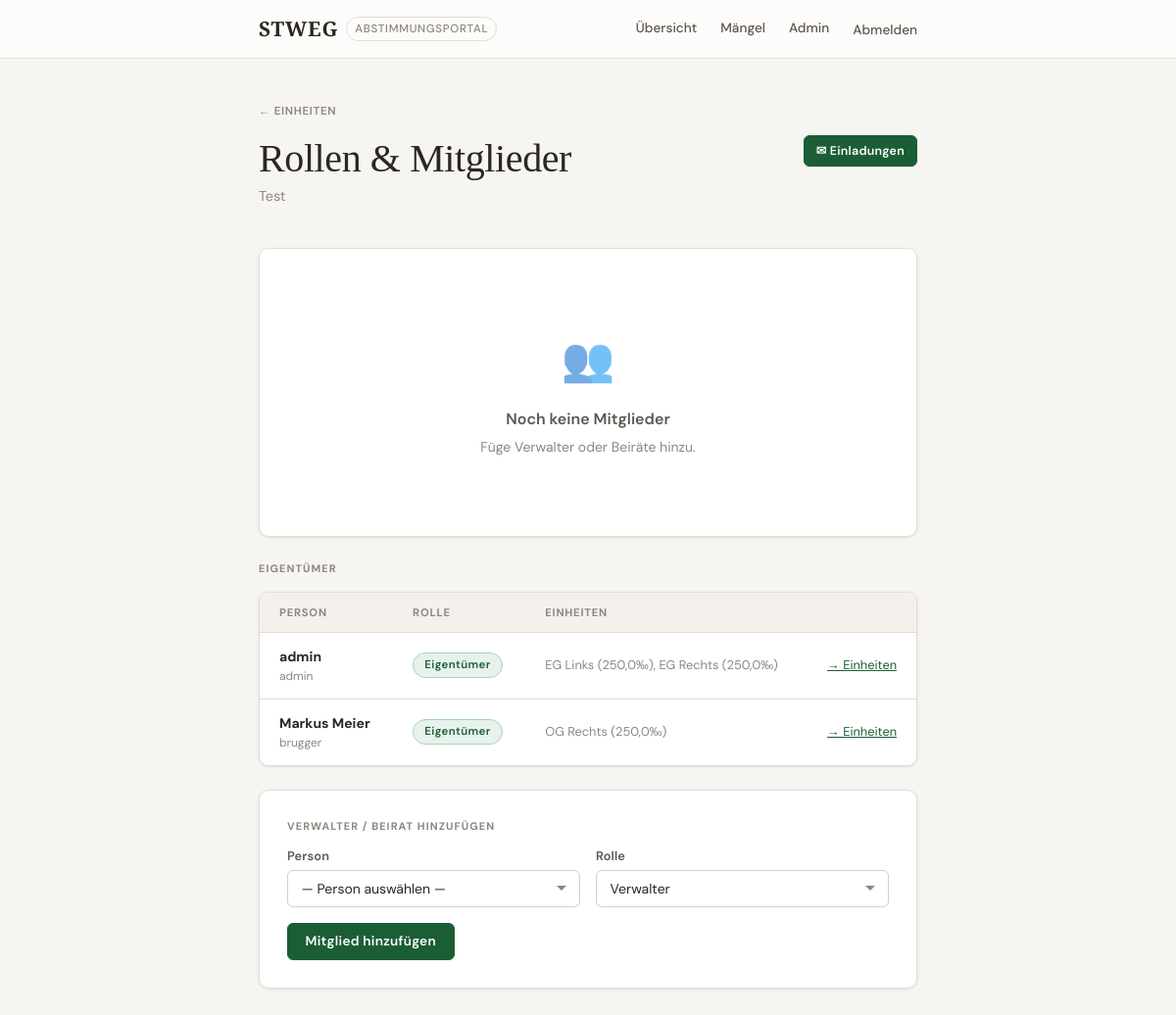
Page /community/1/mitglieder/ (signed in) on the committed database.
### voting/models.py (models this page shows, shortened)
class Community(models.Model):
    name       = models.CharField(max_length=200)
    address    = models.TextField()
    created_at = models.DateTimeField(auto_now_add=True)
    created_by = models.ForeignKey(
        User, on_delete=models.SET_NULL, null=True, blank=True,
        related_name='created_communities',
    )
    quorum = models.DecimalField(
        max_digits=5, decimal_places=1, default=Decimal('0'),
        verbose_name="Quorum (‰)",
        help_text="Mindest-Beteiligung in Wertquoten ‰ für gültige Abstimmung (0 = kein Quorum)",
    )
    def is_admin(self, user):
        return (
            self.created_by == user
            or user.is_staff
            or self.memberships.filter(
                user=user, role=CommunityMembership.Role.MANAGER
            ).exists()
        )
    class Meta:
        verbose_name        = "Gemeinschaft"
        verbose_name_plural = "Gemeinschaften"

class Unit(models.Model):
    community   = models.ForeignKey(Community, on_delete=models.CASCADE, related_name='units')
    owner       = models.ForeignKey(
        User, on_delete=models.SET_NULL, null=True, blank=True,
        related_name='units',
    )
    unit_number = models.CharField(max_length=20, verbose_name="Einheitsnummer")
    description = models.CharField(max_length=200, blank=True)
    quota       = models.DecimalField(max_digits=6, decimal_places=1, verbose_name="Wertquote (‰)")
    class Meta:
        verbose_name        = "Einheit"
        verbose_name_plural = "Einheiten"
        ordering            = ['unit_number']

### voting/views.py (the view)
@login_required
def community_members(request, community_id):
    community = get_object_or_404(Community, id=community_id)
    if not community.is_admin(request.user):
        messages.error(request, "Keine Berechtigung.")
        return redirect('voting:dashboard')
    if request.method == 'POST':
        form = MembershipForm(request.POST, community=community)
        if form.is_valid():
            user = form.cleaned_data['user']
            role = form.cleaned_data['role']
            obj, created = CommunityMembership.objects.get_or_create(
                community=community, user=user,
                defaults={'role': role, 'added_by': request.user},
            )
            if not created:
                obj.role = role
                obj.save()
            messages.success(request, f"{user.get_full_name() or user.username} hinzugefügt.")
            return redirect('voting:community_members', community_id=community_id)
    else:
        form = MembershipForm(community=community)
    memberships = community.memberships.select_related('user', 'added_by').order_by('role', 'user__last_name')
    owner_map = defaultdict(list)
    for unit in community.units.filter(owner__isnull=False).select_related('owner').order_by('unit_number'):
        owner_map[unit.owner].append(unit)
    owners = [{'user': user, 'units': units} for user, units in owner_map.items()]
    return render(request, 'voting/community_members.html', {
        'community':   community,
        'memberships': memberships,
        'owners':      owners,
        'form':        form,
    })

### voting/forms.py
class MembershipForm(forms.Form):
    user = forms.ModelChoiceField(
        queryset=User.objects.all().order_by('last_name', 'first_name', 'username'),
        label='Person',
        widget=forms.Select(attrs={'class': 'form-select'}),
        empty_label='— Person auswählen —',
    )
    role = forms.ChoiceField(
        choices=CommunityMembership.Role.choices,
        label='Rolle',
        widget=forms.Select(attrs={'class': 'form-select'}),
    )
    def __init__(self, *args, community=None, **kwargs):
        super().__init__(*args, **kwargs)
        if community is not None:
            existing_ids = set(
                community.memberships.values_list('user_id', flat=True)
            )
            if community.created_by_id:
                existing_ids.add(community.created_by_id)
            self.fields['user'].queryset = (
                User.objects.exclude(id__in=existing_ids)
                    .order_by('last_name', 'first_name', 'username')
            )

### voting/templates/voting/community_members.html (shortened to what this page needs)
{% extends "voting/base.html" %}
{% block content %}
<a href="{% url 'voting:unit_manage' community.id %}" class="back-link">Einheiten</a>
<div class="page-header flex-between">
    <div>
        <h1>Rollen &amp; Mitglieder</h1>
        <p>{{ community.name }}</p>
    </div>
    <a href="{% url 'voting:invite_manage' community.id %}" class="btn btn-primary btn-sm">✉ Einladungen</a>
</div>
{% if memberships %}
<div class="table-card">
    <table>
        <thead>
            <tr>
                <th>Person</th>
                <th>Rolle</th>
                <th>Hinzugefügt von</th>
                <th>Datum</th>
                <th></th>
            </tr>
        </thead>
        <tbody>
            {% if community.created_by %}
            <tr>
                <td>
                    <strong>{{ community.created_by.get_full_name|default:community.created_by.username }}</strong>
                    <div class="user-line">{{ community.created_by.username }}</div>
                </td>
                <td><span class="badge badge-open">Ersteller</span></td>
                <td class="td-muted">—</td>
                <td class="td-muted td-sm">{{ community.created_at|date:"d.m.Y" }}</td>
                <td></td>
            </tr>
            {% endif %}
            {% for membership in memberships %}
            <tr>
                <td>
                    <strong>{{ membership.user.get_full_name|default:membership.user.username }}</strong>
                    <div class="user-line">{{ membership.user.username }}</div>
                </td>
                <td>
                    {% if membership.role == 'manager' %}
                        <span class="badge badge--manager">Verwalter</span>
                    {% else %}
                        <span class="badge badge-pending">Beirat</span>
                    {% endif %}
                </td>
                <td class="td-muted td-sm">
                    {{ membership.added_by.get_full_name|default:membership.added_by.username|default:"—" }}
                </td>
                <td class="td-muted td-sm">{{ membership.added_at|date:"d.m.Y" }}</td>
                <td class="td-right">
                    <form method="post"
                          action="{% url 'voting:community_member_remove' community.id membership.pk %}"
                          onsubmit="return confirm('{{ membership.user.get_full_name|default:membership.user.username }} aus der Gemeinschaft entfernen?')">
                        {% csrf_token %}
                        <button type="submit" class="btn btn-danger btn-sm">Entfernen</button>
                    </form>
                </td>
            </tr>
            {% endfor %}
        </tbody>
    </table>
</div>
{% else %}
<div class="card">
    <div class="empty-state">
        <span class="empty-state-icon">👥</span>
        <div class="empty-state-title">Noch keine Mitglieder</div>
        <div class="empty-state-sub">Füge Verwalter oder Beiräte hinzu.</div>
    </div>
</div>
{% endif %}
{% if owners %}
<div class="section-label mt-3 mb-md">Eigentümer</div>
<div class="table-card">
    <table>
        <thead>
            <tr>
                <th>Person</th>
                <th>Rolle</th>
                <th>Einheiten</th>
                <th></th>
            </tr>
        </thead>
        <tbody>
            {% for entry in owners %}
            <tr>
                <td>
                    <strong>{{ entry.user.get_full_name|default:entry.user.username }}</strong>
                    <div class="user-line">{{ entry.user.username }}</div>
                </td>
                <td>
                    <span class="badge badge--owner">Eigentümer</span>
                </td>
                <td class="td-muted td-sm">
                    {% for unit in entry.units %}
                        <span title="{{ unit.description }}">{{ unit.unit_number }} ({{ unit.quota }}‰)</span>{% if not forloop.last %}, {% endif %}
                    {% endfor %}
                </td>
                <td class="td-right td-sm">
                    <a href="{% url 'voting:unit_manage' community.id %}" class="text-accent">→ Einheiten</a>
                </td>
            </tr>
            {% endfor %}
        </tbody>
    </table>
</div>
{% endif %}
<div class="card card--padded mt-3">
    <div class="section-label">Verwalter / Beirat hinzufügen</div>
    <form method="post">
        <div class="grid-2 mb-2">
            <div class="form-group form-group--flush">
                <label>{{ form.user.label }}</label>
                {{ form.user }}
            </div>
            <div class="form-group form-group--flush">
                <label>{{ form.role.label }}</label>
                {{ form.role }}
            </div>
        </div>
        <button type="submit" class="btn btn-primary">Mitglied hinzufügen</button>
    </form>
</div>
{% endblock %}

### rows in the picture
Community: name "Test"
Unit: unit_number "EG Links", quota "250,0"
Unit: unit_number "EG Rechts", quota "250,0"
Unit: unit_number "OG Rechts", quota "250,0"

### other values in the picture
{{ entry.user.get_full_name|default:entry.user.username }} "admin"
{{ entry.user.username }} "admin"
{{ entry.user.get_full_name|default:entry.user.username }} "Markus Meier"
{{ entry.user.username }} "brugger"
